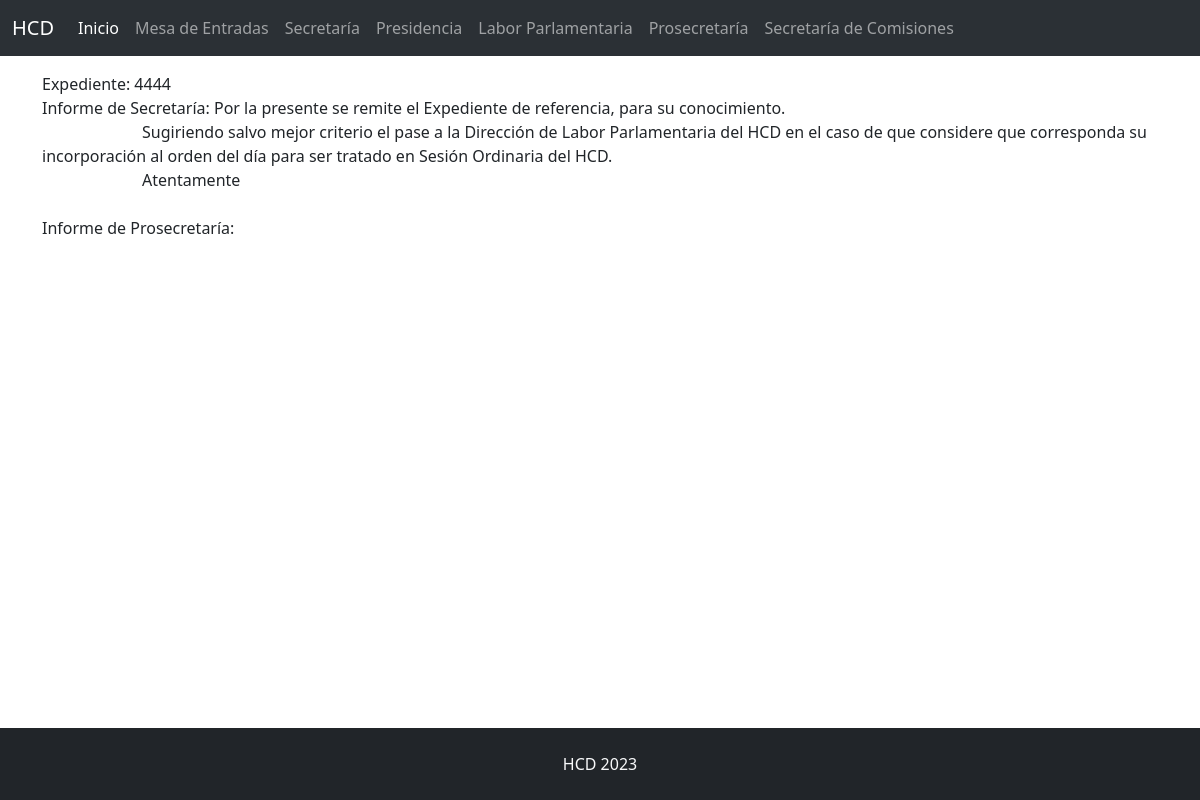
The app's page /expediente.php?id=1 with its own data.
### tables this page shows
CREATE TABLE `mesa` (
  `id` int(133) NOT NULL,
  `expte` varchar(255) DEFAULT NULL,
  `archivo` varchar(255) DEFAULT NULL,
  `adjunto` varchar(255) DEFAULT NULL,
  `extracto` longtext DEFAULT NULL,
  `letra` varchar(255) DEFAULT NULL,
  `paginas` int(133) DEFAULT NULL,
  `autor` varchar(255) DEFAULT NULL,
  `estado` varchar(255) DEFAULT NULL,
  `tipo` varchar(255) DEFAULT NULL,
  `creado` date DEFAULT NULL,
  `editado` date DEFAULT NULL
);

CREATE TABLE `secretaria` (
  `id` int(133) NOT NULL,
  `informe` longtext DEFAULT NULL,
  `firma` varchar(255) DEFAULT NULL,
  `lugar_fecha` varchar(255) DEFAULT NULL
);

CREATE TABLE `presidencia` (
  `id` int(133) NOT NULL,
  `informe` varchar(255) DEFAULT NULL,
  `firma` varchar(255) DEFAULT NULL,
  `lugar_fecha` varchar(255) DEFAULT NULL
);

### expediente.php (the view, shortened to what this page needs)
<?php include('cabecera.php'); ?>
    <main class="container my-3">
        <?php
        $id = $_GET['id'];
        $mesa = mysqli_query($conexion, "SELECT * FROM mesa WHERE id = '$id'");
        $secretaria = mysqli_query($conexion, "SELECT * FROM secretaria WHERE id = '$id'");
        $presidencia = mysqli_query($conexion, "SELECT * FROM presidencia WHERE id = '$id'");
        while ($campo = mysqli_fetch_assoc($mesa)) {
            echo 'Expediente: ' . $campo['expte'].'<br>';
        }
        while ($campo = mysqli_fetch_assoc($secretaria)) {
            echo 'Informe de Secretaría: ' . $campo['informe'].'<br>';
        }
        while ($campo = mysqli_fetch_assoc($presidencia)) {
            echo 'Informe de Prosecretaría: ' . $campo['informe'].'<br>';
        }
        ?>
    </main>
<?php include('pie.php'); ?>

### css/estilo.css (style rules this page uses)
html { height: 100%; }
body { display: flex; flex-direction: column; min-height: 100%; }

### records on screen
mesa: expte "4444"
secretaria: informe "Por la presente se remite el Expediente de referencia, para su conocimiento. Sugiriendo salvo mejor criterio el pase a la Dirección de Labor Parlamentaria del HCD en el caso de que considere que corresponda su incorporación al orden del día para ser tratado en Sesión Ordinaria del HCD. Atentamente"
